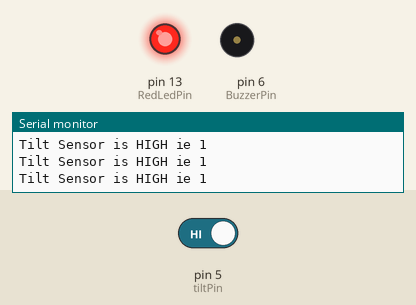
Bench run of a sketch on a simulated Arduino Uno, built with avr-gcc and run on an emulated ATmega328P. On the bench: output pins drawn as LEDs (lit = HIGH), buzzer (waves = sounding), the last lines printed to the serial monitor. The test bench sets the inputs (shaded band); at power-on: pin 5 (tiltPin) HIGH.

Above: at 3.8 s.
3.9 s: pin 5 (tiltPin) driven LOW
At 5.2 s:
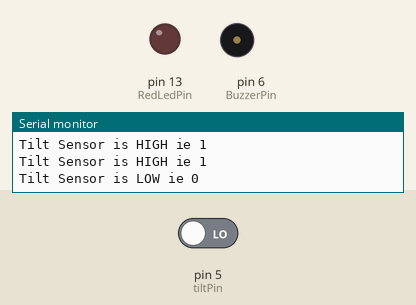
6.0 s: pin 5 (tiltPin) driven HIGH
At 6.25 s:
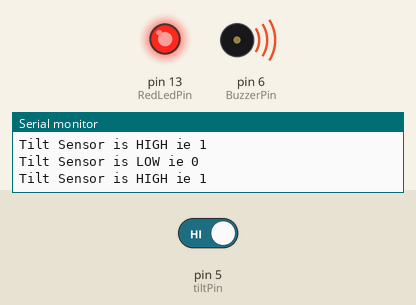
Timing chart, 0 to 17.0 s (numbered marks = the images above; inputs shaded):
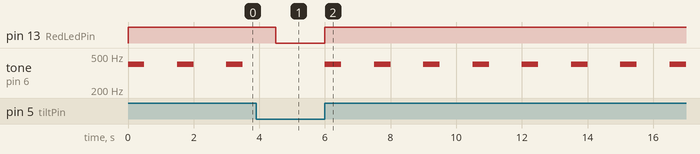

Measured:
- after the input at 3.9 s, pin 13 (RedLedPin): HIGH → LOW after 0.60 s; tone on pin 6 (BuzzerPin): stays silent (without the input it goes to 400 Hz after 0.60 s)
- after the input at 6.0 s, pin 13 (RedLedPin): LOW → HIGH at once; tone on pin 6 (BuzzerPin): alternates 400 Hz for 0.50 s and silent for 1.0 s, starting at once
- by itself, tone on pin 6 (BuzzerPin): alternates 400 Hz for 0.50 s and silent for 1.0 s

The sketch:

tilt_led_buzzer.ino
```cpp
/* This project turns on the LED and buzzer when the tilt sensor is tilted.
 *  State of tilt sensor is output to serial monitor
*/
const int tiltPin = 5;   //Tilt sensor input to Arduino pin 5,connect other pin to ground
int tilt;          //The current reading from the input pin of the tilt sensor
const int RedLedPin = 13;  // LED output pin is Arduino pin 13
const int BuzzerPin = 6; // Active Buzzer pin (longer leg) connect to Arduino pin 6, other leg to ground

void setup(){
  pinMode (tiltPin, INPUT_PULLUP);  //tiltPin use with Arduino's internal pull-up resistor, estimated at
                                    // between 20k and 50k ohm
  pinMode (RedLedPin, OUTPUT); // To set RedLedPin as OUTPUT
  Serial.begin(9600);
}

void loop () {
  tilt = digitalRead(tiltPin);  //Read the output from the tilt sensor
  if (tilt == HIGH) {           //If the reading is 1 or HIGH, code below will run
    digitalWrite(RedLedPin, HIGH);   // Red LED will turn ON
    tone(BuzzerPin, 400,500);      // Buzzer will sound at 400Hz for 0.5secs.
    Serial.print("Tilt Sensor is HIGH ie ");
    Serial.println(tilt);
    delay(1000);                       //pause for 1 second

  } else { // If the reading from tilt sensor is 0 or LOW, code below will run
    digitalWrite(RedLedPin, LOW);    //LED will turn OFF
    Serial.print("Tilt Sensor is LOW ie ");
    Serial.println(tilt);
    delay(1000);
  }
  delay(500);   // pause 500 milliseconds between readings
}
```
